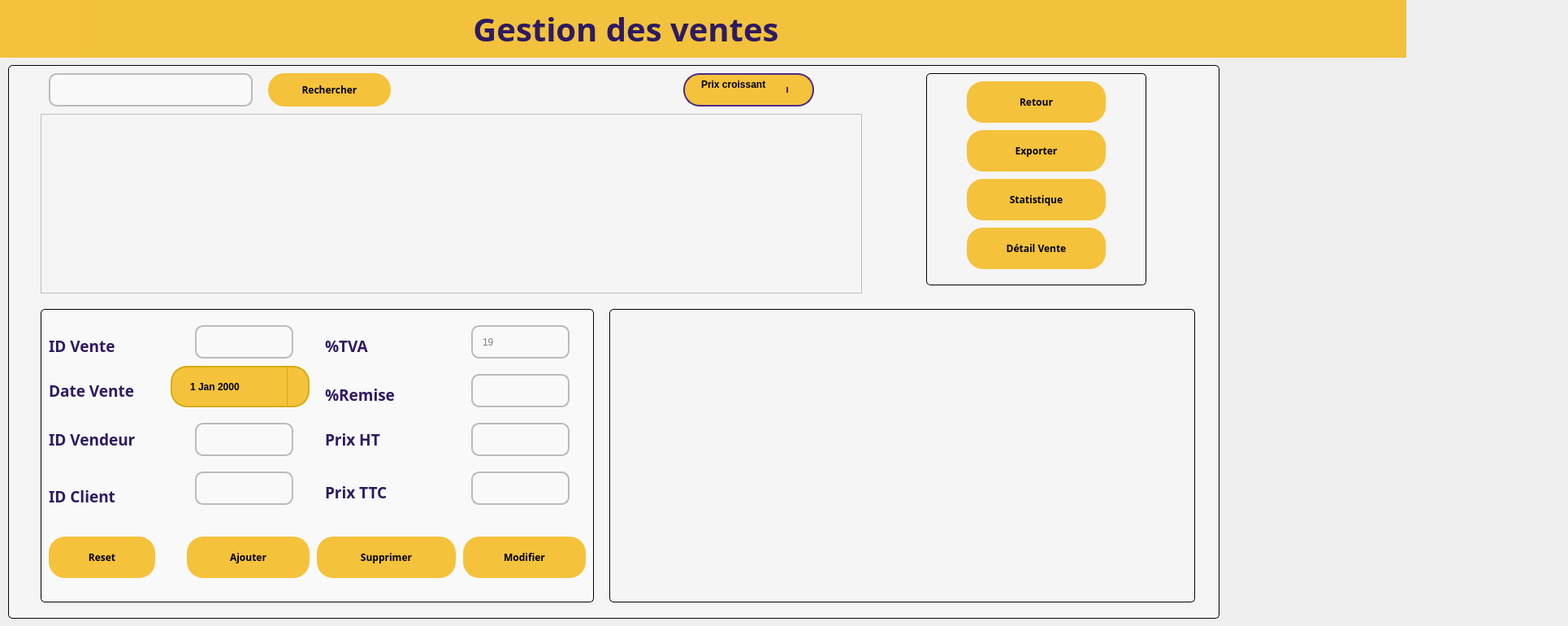
    <widget class="QWidget" name="page_5">
     <widget class="QLabel" name="label_45">
      <property name="geometry">
       <rect>
        <x>-190</x>
        <y>0</y>
        <width>1921</width>
        <height>71</height>
       </rect>
      </property>
      <property name="font">
       <font>
        <family>Poppins</family>
        <pointsize>30</pointsize>
        <bold>true</bold>
       </font>
      </property>
      <property name="styleSheet">
       <string notr="true">color: rgb(46, 26, 98);
background-color: rgb(242, 194, 60);</string>
      </property>
      <property name="text">
       <string>Gestion des ventes</string>
      </property>
      <property name="alignment">
       <set>Qt::AlignmentFlag::AlignCenter</set>
      </property>
     </widget>
     <widget class="QLabel" name="label_27">
      <property name="geometry">
       <rect>
        <x>0</x>
        <y>0</y>
        <width>101</width>
        <height>71</height>
       </rect>
      </property>
      <property name="styleSheet">
       <string notr="true">background-color: rgb(245, 194, 60);</string>
      </property>
      <property name="text">
       <string/>
      </property>
      <property name="pixmap">
       <pixmap resource="resources.qrc">:/images/hlow.png</pixmap>
      </property>
      <property name="scaledContents">
       <bool>true</bool>
      </property>
     </widget>
     <widget class="QGroupBox" name="groupBox_12">
      <property name="geometry">
       <rect>
        <x>10</x>
        <y>80</y>
        <width>1491</width>
        <height>681</height>
       </rect>
      </property>
      <property name="styleSheet">
       <string notr="true">QGroupBox {
     border: 1px solid black;
      border-radius: 5px;	
	 color: rgb(46, 26, 98);
background-color: rgb(245, 245, 245);
    }
 
</string>
      </property>
      <property name="title">
       <string/>
      </property>
      <widget class="QLineEdit" name="VRecherchetxt_2">
       <property name="geometry">
        <rect>
         <x>50</x>
         <y>10</y>
         <width>251</width>
         <height>41</height>
        </rect>
       </property>
       <property name="font">
        <font>
         <pointsize>14</pointsize>
        </font>
       </property>
       <property name="styleSheet">
        <string notr="true">QLineEdit {
    background: #f9f9f9;
    border: 2px solid #bbb;
    border-radius: 10px;
    padding: 6px 10px;
}
QLineEdit:focus {
    border: 1px solid #5c6bc0; 
    background: #fff;
}</string>
       </property>
       <property name="inputMask">
        <string/>
       </property>
       <property name="text">
        <string/>
       </property>
      </widget>
      <widget class="QGroupBox" name="groupBox_13">
       <property name="geometry">
        <rect>
         <x>40</x>
         <y>300</y>
         <width>681</width>
         <height>361</height>
        </rect>
       </property>
       <property name="font">
        <font>
         <pointsize>12</pointsize>
        </font>
       </property>
       <property name="styleSheet">
        <string notr="true">QGroupBox {
	background-color: rgb(249, 249, 249);
     border: 1px solid black;
      border-radius: 5px;	
	 color: rgb(46, 26, 98);

    }
 </string>
       </property>
       <property name="title">
        <string/>
       </property>
       <widget class="QLabel" name="label_37">
        <property name="geometry">
         <rect>
          <x>10</x>
          <y>30</y>
          <width>131</width>
          <height>31</height>
         </rect>
        </property>
        <property name="font">
         <font>
          <family>Poppins</family>
          <pointsize>14</pointsize>
          <bold>true</bold>
         </font>
        </property>
        <property name="styleSheet">
         <string notr="true">color: rgb(46, 26, 98);
background-color: rgb(249, 249, 249);
</string>
        </property>
        <property name="text">
         <string>ID Vente</string>
        </property>
       </widget>
       <widget class="QLabel" name="label_38">
        <property name="geometry">
         <rect>
          <x>10</x>
          <y>80</y>
          <width>141</width>
          <height>41</height>
         </rect>
        </property>
        <property name="font">
         <font>
          <family>Poppins</family>
          <pointsize>14</pointsize>
          <bold>true</bold>
         </font>
        </property>
        <property name="styleSheet">
         <string notr="true">color: rgb(46, 26, 98);
background-color: rgb(249, 249, 249);
</string>
        </property>
        <property name="text">
         <string>Date Vente</string>
        </property>
       </widget>
       <widget class="QLabel" name="label_39">
        <property name="geometry">
         <rect>
          <x>10</x>
          <y>140</y>
          <width>141</width>
          <height>41</height>
         </rect>
        </property>
        <property name="font">
         <font>
          <family>Poppins</family>
          <pointsize>14</pointsize>
          <bold>true</bold>
         </font>
        </property>
        <property name="styleSheet">
         <string notr="true">color: rgb(46, 26, 98);
background-color: rgb(249, 249, 249);
</string>
        </property>
        <property name="text">
         <string>ID Vendeur</string>
        </property>
       </widget>
       <widget class="QLabel" name="label_40">
        <property name="geometry">
         <rect>
          <x>350</x>
          <y>140</y>
          <width>161</width>
          <height>41</height>
         </rect>
        </property>
        <property name="font">
         <font>
          <family>Poppins</family>
          <pointsize>14</pointsize>
          <bold>true</bold>
         </font>
        </property>
        <property name="styleSheet">
         <string notr="true">color: rgb(46, 26, 98);
background-color: rgb(249, 249, 249);
</string>
        </property>
        <property name="text">
         <string>Prix HT</string>
        </property>
       </widget>
       <widget class="QLabel" name="label_41">
        <property name="geometry">
         <rect>
          <x>350</x>
          <y>30</y>
          <width>141</width>
          <height>31</height>
         </rect>
        </property>
        <property name="font">
         <font>
          <family>Poppins</family>
          <pointsize>14</pointsize>
          <bold>true</bold>
         </font>
        </property>
        <property name="styleSheet">
         <string notr="true">color: rgb(46, 26, 98);
background-color: rgb(249, 249, 249);
</string>
        </property>
        <property name="text">
         <string>%TVA</string>
        </property>
       </widget>
       <widget class="QLineEdit" name="Vidventetxt_2">
        <property name="geometry">
         <rect>
          <x>190</x>
          <y>20</y>
          <width>121</width>
          <height>41</height>
         </rect>
        </property>
        <property name="styleSheet">
         <string notr="true">QLineEdit {
    background: #f9f9f9;
    border: 2px solid #bbb;
    border-radius: 10px;
    padding: 6px 10px;
}
QLineEdit:focus {
    border: 1px solid #5c6bc0; 
    background: #fff;
}</string>
        </property>
       </widget>
       <widget class="QLineEdit" name="Vidvendeurtxt_2">
        <property name="geometry">
         <rect>
          <x>190</x>
          <y>140</y>
          <width>121</width>
          <height>41</height>
         </rect>
        </property>
        <property name="styleSheet">
         <string notr="true">QLineEdit {
    background: #f9f9f9;
    border: 2px solid #bbb;
    border-radius: 10px;
    padding: 6px 10px;
}
QLineEdit:focus {
    border: 1px solid #5c6bc0; 
    background: #fff;
}</string>
        </property>
       </widget>
       <widget class="QLineEdit" name="Vprixht_txt_2">
        <property name="geometry">
         <rect>
          <x>530</x>
          <y>140</y>
          <width>121</width>
          <height>41</height>
         </rect>
        </property>
        <property name="styleSheet">
         <string notr="true">QLineEdit {
    background: #f9f9f9;
    border: 2px solid #bbb;
    border-radius: 10px;
    padding: 6px 10px;
}
QLineEdit:focus {
    border: 1px solid #5c6bc0; 
    background: #fff;
}</string>
        </property>
       </widget>
       <widget class="QPushButton" name="Vreset_bt_2">
        <property name="geometry">
         <rect>
          <x>10</x>
          <y>280</y>
          <width>131</width>
          <height>51</height>
         </rect>
        </property>
        <property name="font">
         <font>
          <family>Poppins</family>
          <pointsize>9</pointsize>
          <bold>true</bold>
         </font>
        </property>
        <property name="styleSheet">
         <string notr="true">QPushButton {
    background-color: #F5C23C;
    color: black;
    border-radius: 20px;
    padding: 10px 20px;
    font-weight: bold;
}
QPushButton:hover {
  	background-color: rgb(46, 26, 98);

}</string>
        </property>
        <property name="text">
         <string>Reset</string>
        </property>
        <property name="icon">
         <iconset theme="QIcon::ThemeIcon::ViewRestore"/>
        </property>
       </widget>
       <widget class="QLabel" name="label_42">
        <property name="geometry">
         <rect>
          <x>350</x>
          <y>90</y>
          <width>141</width>
          <height>31</height>
         </rect>
        </property>
        <property name="font">
         <font>
          <family>Poppins</family>
          <pointsize>14</pointsize>
          <bold>true</bold>
         </font>
        </property>
        <property name="styleSheet">
         <string notr="true">color: rgb(46, 26, 98);
background-color: rgb(249, 249, 249);
</string>
        </property>
        <property name="text">
         <string>%Remise</string>
        </property>
       </widget>
       <widget class="QLabel" name="label_43">
        <property name="geometry">
         <rect>
          <x>350</x>
          <y>210</y>
          <width>141</width>
          <height>31</height>
         </rect>
        </property>
        <property name="font">
         <font>
          <family>Poppins</family>
          <pointsize>14</pointsize>
          <bold>true</bold>
         </font>
        </property>
        <property name="styleSheet">
         <string notr="true">color: rgb(46, 26, 98);
background-color: rgb(249, 249, 249);
</string>
        </property>
        <property name="text">
         <string>Prix TTC</string>
        </property>
       </widget>
       <widget class="QLineEdit" name="Vremisetxt_2">
        <property name="geometry">
         <rect>
          <x>530</x>
          <y>80</y>
          <width>121</width>
          <height>41</height>
         </rect>
        </property>
        <property name="styleSheet">
         <string notr="true">QLineEdit {
    background: #f9f9f9;
    border: 2px solid #bbb;
    border-radius: 10px;
    padding: 6px 10px;
}
QLineEdit:focus {
    border: 1px solid #5c6bc0; 
    background: #fff;
}</string>
        </property>
        <property name="readOnly">
         <bool>true</bool>
        </property>
       </widget>
       <widget class="QLineEdit" name="Vprixttctxt_2">
        <property name="geometry">
         <rect>
          <x>530</x>
          <y>200</y>
          <width>121</width>
          <height>41</height>
         </rect>
        </property>
        <property name="styleSheet">
         <string notr="true">QLineEdit {
    background: #f9f9f9;
    border: 2px solid #bbb;
    border-radius: 10px;
    padding: 6px 10px;
}
QLineEdit:focus {
    border: 1px solid #5c6bc0; 
    background: #fff;
}</string>
        </property>
       </widget>
       <widget class="QPushButton" name="VAjouter_bt_2">
        <property name="geometry">
         <rect>
          <x>180</x>
          <y>280</y>
          <width>151</width>
          <height>51</height>
         </rect>
        </property>
        <property name="font">
         <font>
          <family>Poppins</family>
          <pointsize>9</pointsize>
          <bold>true</bold>
         </font>
        </property>
        <property name="styleSheet">
         <string notr="true">QPushButton {
    background-color: #F5C23C;
    color: black;
    border-radius: 20px;
    padding: 10px 20px;
    font-weight: bold;
}
QPushButton:hover {
  	background-color: rgb(46, 26, 98);

}</string>
        </property>
        <property name="text">
         <string>Ajouter</string>
        </property>
        <property name="icon">
         <iconset theme="QIcon::ThemeIcon::ListAdd"/>
        </property>
       </widget>
       <widget class="QPushButton" name="VModifier_bt_2">
        <property name="geometry">
         <rect>
          <x>520</x>
          <y>280</y>
          <width>151</width>
          <height>51</height>
         </rect>
        </property>
        <property name="font">
         <font>
          <family>Poppins</family>
          <pointsize>9</pointsize>
          <bold>true</bold>
         </font>
        </property>
        <property name="styleSheet">
         <string notr="true">QPushButton {
    background-color: #F5C23C;
    color: black;
    border-radius: 20px;
    padding: 10px 20px;
    font-weight: bold;
}
QPushButton:hover {
    	background-color: rgb(46, 26, 98);

}</string>
        </property>
        <property name="text">
         <string>Modifier</string>
        </property>
        <property name="icon">
         <iconset theme="QIcon::ThemeIcon::MailMessageNew"/>
        </property>
       </widget>
       <widget class="QPushButton" name="VSupprimer_bt_2">
        <property name="geometry">
         <rect>
          <x>340</x>
          <y>280</y>
          <width>171</width>
          <height>51</height>
         </rect>
        </property>
        <property name="font">
         <font>
          <family>Poppins</family>
          <pointsize>9</pointsize>
          <bold>true</bold>
         </font>
        </property>
        <property name="styleSheet">
         <string notr="true">QPushButton {
    background-color: #F5C23C;
    color: black;
    border-radius: 20px;
    padding: 10px 20px;
    font-weight: bold;
}
QPushButton:hover {
	background-color: rgb(46, 26, 98);

}</string>
        </property>
        <property name="text">
         <string>Supprimer</string>
        </property>
        <property name="icon">
         <iconset theme="QIcon::ThemeIcon::EditDelete"/>
        </property>
       </widget>
       <widget class="QLabel" name="label_44">
        <property name="geometry">
         <rect>
          <x>10</x>
          <y>210</y>
          <width>141</width>
          <height>41</height>
         </rect>
        </property>
        <property name="font">
         <font>
          <family>Poppins</family>
          <pointsize>14</pointsize>
          <bold>true</bold>
         </font>
        </property>
        <property name="styleSheet">
         <string notr="true">color: rgb(46, 26, 98);
background-color: rgb(249, 249, 249);
</string>
        </property>
        <property name="text">
         <string>ID Client</string>
        </property>
       </widget>
       <widget class="QDateEdit" name="Vdateventetxt">
        <property name="geometry">
         <rect>
          <x>160</x>
          <y>70</y>
          <width>171</width>
          <height>51</height>
         </rect>
        </property>
        <property name="styleSheet">
         <string notr="true">QDateEdit {
    background-color: #F5C23C;
    color: black;
    border-radius: 20px;
    padding: 5px 20px;
    font-weight: bold;
    border: 2px solid #D4AC0D;
}

QDateEdit:hover {
    background-color: #2E1A62;
    color: white;
    border: 2px solid #F5C23C;
}

QDateEdit::drop-down {
    subcontrol-origin: padding;
    subcontrol-position: top right;
    width: 25px;
    border-left: 1px solid #D4AC0D;
}

QDateEdit::down-arrow {
    width: 10px;
    height: 10px;
}

/* Style pour le calendrier */
QCalendarWidget {
    background-color: white;
    color: black;
    border: 2px solid #2E1A62;
    border-radius: 10px;
    font-size: 12px;
}

/* En-tête du calendrier (mois/année) */
QCalendarWidget QWidget#qt_calendar_navigationbar {
    background-color: #2E1A62;
    color: white;
    font-weight: bold;
    min-height: 30px;
}

/* Boutons de navigation */
QCalendarWidget QToolButton {
    background-color: #2E1A62;
    color: white;
    font-weight: bold;
    icon-size: 16px;
}

QCalendarWidget QToolButton:hover {
    background-color: #F5C23C;
    color: black;
}

/* Mois et année dans l'en-tête */
QCalendarWidget QMenu {
    background-color: white;
    color: black;
    font-weight: normal;
}

/* Jours de la semaine */
QCalendarWidget QWidget#qt_calendar_calendarview {
    background-color: white;
    alternate-background-color: #f0f0f0;
}

QCalendarWidget QAbstractItemView:enabled {
    color: black;
    background-color: white;
    selection-background-color: #2E1A62;
    selection-color: white;
    font-weight: normal;
}

/* Cellules des jours */
QCalendarWidget QAbstractItemView:enabled:selected {
    background-color: #2E1A62;
    color: white;
    font-weight: bold;
}

QCalendarWidget QAbstractItemView:enabled:hover {
    background-color: #F5C23C;
    color: black;
}

/* Jours d'autres mois */
QCalendarWidget QAbstractItemView:enabled:!selected:!active {
    color: #666666;
}

/* Jour actuel */
QCalendarWidget QAbstractItemView:enabled:selected:focus {
    background-color: #F5C23C;
    color: black;
    border: 2px solid #2E1A62;
}</string>
        </property>
        <property name="calendarPopup">
         <bool>true</bool>
        </property>
       </widget>
       <widget class="QLineEdit" name="Vidclienttxt">
        <property name="geometry">
         <rect>
          <x>190</x>
          <y>200</y>
          <width>121</width>
          <height>41</height>
         </rect>
        </property>
        <property name="styleSheet">
         <string notr="true">QLineEdit {
    background: #f9f9f9;
    border: 2px solid #bbb;
    border-radius: 10px;
    padding: 6px 10px;
    color: black;
}
QLineEdit:focus {
    border: 2px solid #5c6bc0; 
    background: #fff;
    color: black;
}</string>
        </property>
        <property name="readOnly">
         <bool>false</bool>
        </property>
       </widget>
       <widget class="QLineEdit" name="Vtvatxt">
        <property name="geometry">
         <rect>
          <x>530</x>
          <y>20</y>
          <width>121</width>
          <height>41</height>
         </rect>
        </property>
        <property name="styleSheet">
         <string notr="true">QLineEdit {
    background: #f9f9f9;
    border: 2px solid #bbb;
    border-radius: 10px;
    padding: 6px 10px;
    color: black;
}
QLineEdit:focus {
    border: 2px solid #5c6bc0; 
    background: #fff;
    color: black;
}</string>
        </property>
        <property name="readOnly">
         <bool>true</bool>
        </property>
        <property name="placeholderText">
         <string>19</string>
        </property>
       </widget>
      </widget>
      <widget class="QGroupBox" name="groupBox_14">
       <property name="geometry">
        <rect>
         <x>740</x>
         <y>300</y>
         <width>721</width>
         <height>361</height>
        </rect>
       </property>
       <property name="font">
        <font>
         <pointsize>12</pointsize>
        </font>
       </property>
       <property name="styleSheet">
        <string notr="true">QGroupBox {
     border: 1px solid black;
      border-radius: 5px;	
	 color: rgb(46, 26, 98);
    }
 </string>
       </property>
       <property name="title">
        <string/>
       </property>
      </widget>
      <widget class="QGroupBox" name="groupBox_17">
       <property name="geometry">
        <rect>
         <x>1130</x>
         <y>10</y>
         <width>271</width>
         <height>261</height>
        </rect>
       </property>
       <property name="title">
        <string/>
       </property>
       <widget class="QPushButton" name="VExporterbt_2">
        <property name="geometry">
         <rect>
          <x>50</x>
          <y>70</y>
          <width>171</width>
          <height>51</height>
         </rect>
        </property>
        <property name="font">
         <font>
          <family>Poppins</family>
          <pointsize>9</pointsize>
          <bold>true</bold>
         </font>
        </property>
        <property name="styleSheet">
         <string notr="true">QPushButton {
    background-color: #F5C23C;
    color: black;
    border-radius: 20px;
    padding: 10px 20px;
    font-weight: bold;
}
QPushButton:hover {
background-color: rgb(46, 26, 98);

}</string>
        </property>
        <property name="text">
         <string>Exporter</string>
        </property>
        <property name="icon">
         <iconset theme="QIcon::ThemeIcon::MailAttachment"/>
        </property>
       </widget>
       <widget class="QPushButton" name="retourhome_2">
        <property name="geometry">
         <rect>
          <x>50</x>
          <y>10</y>
          <width>171</width>
          <height>51</height>
         </rect>
        </property>
        <property name="font">
         <font>
          <family>Poppins</family>
          <bold>true</bold>
         </font>
        </property>
        <property name="styleSheet">
         <string notr="true">QPushButton {
    background-color: #F5C23C;
    color: black;
    border-radius: 20px;
    padding: 10px 20px;
    font-weight: bold;
}
QPushButton:hover {
background-color: rgb(46, 26, 98);

}</string>
        </property>
        <property name="text">
         <string>Retour</string>
        </property>
        <property name="icon">
         <iconset theme="QIcon::ThemeIcon::GoHome"/>
        </property>
        <property name="iconSize">
         <size>
          <width>23</width>
          <height>23</height>
         </size>
        </property>
       </widget>
       <widget class="QPushButton" name="stat_vente">
        <property name="geometry">
         <rect>
          <x>50</x>
          <y>130</y>
          <width>171</width>
          <height>51</height>
         </rect>
        </property>
        <property name="font">
         <font>
          <family>Poppins</family>
          <pointsize>9</pointsize>
          <bold>true</bold>
         </font>
        </property>
        <property name="styleSheet">
         <string notr="true">QPushButton {
    background-color: #F5C23C;
    color: black;
    border-radius: 20px;
    padding: 10px 20px;
    font-weight: bold;
}
QPushButton:hover {
background-color: rgb(46, 26, 98);

}</string>
        </property>
        <property name="text">
         <string>Statistique</string>
        </property>
        <property name="icon">
         <iconset>
          <normaloff>../../4778417.png</normaloff>../../4778417.png</iconset>
        </property>
       </widget>
       <widget class="QPushButton" name="Vdetail">
        <property name="geometry">
         <rect>
          <x>50</x>
          <y>190</y>
          <width>171</width>
          <height>51</height>
         </rect>
        </property>
        <property name="font">
         <font>
          <family>Poppins</family>
          <pointsize>9</pointsize>
          <bold>true</bold>
         </font>
        </property>
        <property name="styleSheet">
         <string notr="true">QPushButton {
    background-color: #F5C23C;
    color: black;
    border-radius: 20px;
    padding: 10px 20px;
    font-weight: bold;
}
QPushButton:hover {
background-color: rgb(46, 26, 98);

}</string>
        </property>
        <property name="text">
         <string>Détail Vente</string>
        </property>
        <property name="icon">
         <iconset theme="QIcon::ThemeIcon::EditFind"/>
        </property>
       </widget>
      </widget>
      <widget class="QPushButton" name="Vrecherche">
       <property name="geometry">
        <rect>
         <x>320</x>
         <y>10</y>
         <width>151</width>
         <height>41</height>
        </rect>
       </property>
       <property name="font">
        <font>
         <family>Poppins</family>
         <bold>true</bold>
        </font>
       </property>
       <property name="styleSheet">
        <string notr="true">QPushButton {
    background-color: #F5C23C;
    color: black;
    border-radius: 20px;
    padding: 10px 20px;
    font-weight: bold;
}
QPushButton:hover {
background-color: rgb(46, 26, 98);

}</string>
       </property>
       <property name="text">
        <string>Rechercher</string>
       </property>
       <property name="icon">
        <iconset theme="QIcon::ThemeIcon::EditFind"/>
       </property>
      </widget>
      <widget class="QTableView" name="tableView">
       <property name="geometry">
        <rect>
         <x>40</x>
         <y>60</y>
         <width>1011</width>
         <height>221</height>
        </rect>
       </property>
       <property name="styleSheet">
        <string notr="true">QTableView {
    background-color: #f5f5f5;       /* Light gray background */
    color: black;                    /* Text color */
    gridline-color: #d0d0d0;         /* Subtle grid */
    selection-background-color: #ffd966; /* Yellow highlight */
    selection-color: black;
}

QHeaderView::section {
    background-color: #4b2e83;       /* Purple header */
    color: white;                    /* White header text */
    font-weight: bold;
    padding: 4px;
    border: none;
}</string>
       </property>
      </widget>
      <widget class="QComboBox" name="VtriComboBox">
       <property name="geometry">
        <rect>
         <x>831</x>
         <y>10</y>
         <width>161</width>
         <height>41</height>
        </rect>
       </property>
       <property name="styleSheet">
        <string notr="true">QComboBox {
    background-color: #F5C23C;
    color: black;
    border-radius: 20px;
    padding: 5px 20px;
    font-weight: bold;
    border: 2px solid #4b2e83;  /* Ajout d'une bordure pour mieux voir */
}

QComboBox:hover {
    background-color: rgb(46, 26, 98);
    color: white;
}

QComboBox::drop-down {
    subcontrol-origin: padding;
    subcontrol-position: top right;
    width: 30px;
    border-left: 2px solid #4b2e83;  /* Bordure à gauche de la flèche */
    border-radius: 0 15px 15px 0;     /* Coins arrondis à droite seulement */
}

QComboBox::down-arrow {
    width: 12px;
    height: 12px;
    image: url(:/icons/down_arrow.png);  /* Optionnel: image personnalisée */
}

QComboBox QAbstractItemView {
    background-color: #F5C23C;       /* Fond de la liste */
    color: black;                     /* Couleur du texte */
    selection-background-color: #000080; /* Fond de l'item sélectionné */
    selection-color: white;           /* Texte de l'item sélectionné */
    border-radius: 10px;
    padding: 5px;
    border: 2px solid #4b2e83;       /* Bordure pour la liste déroulante */
    outline: 0;                      /* Enlève le contour de focus */
}

QComboBox QAbstractItemView::item {
    padding: 8px 15px;               /* Espacement dans les items */
    border-radius: 5px;              /* Coins arrondis pour chaque item */
    margin: 2px;                     /* Espace entre les items */
}

QComboBox QAbstractItemView::item:hover {
    background-color: rgb(46, 26, 98);  /* Couleur au survol */
    color: white;
}

QComboBox QAbstractItemView::item:selected {
    background-color: #000080;       /* Couleur quand sélectionné */
    color: white;
}

/* Style pour l'état pressé (quand on clique) */
QComboBox:pressed {
    background-color: #4b2e83;
    color: white;
}

/* Style pour l'état désactivé */
QComboBox:disabled {
    background-color: #cccccc;
    color: #666666;
}

/* Style pour l'état focus (quand il a le focus clavier) */
QComboBox:focus {
    border: 3px solid #4b2e83;
    background-color: #F5C23C;
    color: black;
}</string>
       </property>
       <property name="currentText">
        <string>Prix croissant
</string>
       </property>
       <item>
        <property name="text">
         <string>Prix croissant
</string>
        </property>
       </item>
       <item>
        <property name="text">
         <string>Prix décroissant
</string>
        </property>
       </item>
      </widget>
     </widget>
    </widget>
